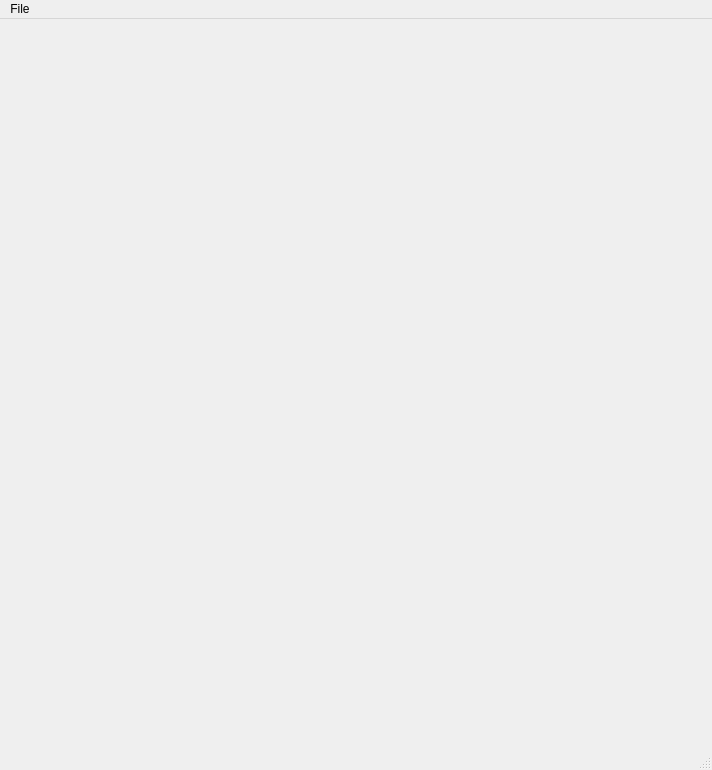
<?xml version="1.0" encoding="UTF-8"?>
<ui version="4.0">
 <class>MainWindow</class>
 <widget class="QMainWindow" name="MainWindow">
  <property name="geometry">
   <rect>
    <x>0</x>
    <y>0</y>
    <width>712</width>
    <height>770</height>
   </rect>
  </property>
  <property name="sizePolicy">
   <sizepolicy hsizetype="Preferred" vsizetype="Preferred">
    <horstretch>0</horstretch>
    <verstretch>0</verstretch>
   </sizepolicy>
  </property>
  <property name="minimumSize">
   <size>
    <width>0</width>
    <height>0</height>
   </size>
  </property>
  <property name="windowTitle">
   <string>PyImageOCT V.0.1.0</string>
  </property>
  <property name="documentMode">
   <bool>false</bool>
  </property>
  <property name="tabShape">
   <enum>QTabWidget::Triangular</enum>
  </property>
  <widget class="QWidget" name="centralWidget">
   <layout class="QGridLayout" name="gridLayout">
    <property name="sizeConstraint">
     <enum>QLayout::SetFixedSize</enum>
    </property>
    <item row="1" column="1">
     <layout class="QGridLayout" name="centralLayout">
      <property name="sizeConstraint">
       <enum>QLayout::SetFixedSize</enum>
      </property>
      <item row="0" column="0" colspan="2">
       <widget class="QWidget" name="ScanGroupBox" native="true"/>
      </item>
      <item row="1" column="1">
       <widget class="QWidget" name="SpectrumWidget" native="true"/>
      </item>
      <item row="0" column="2" rowspan="4" colspan="2">
       <widget class="QWidget" name="DisplayWidget" native="true"/>
      </item>
      <item row="1" column="0">
       <widget class="QWidget" name="ProcessingGroupBox" native="true"/>
      </item>
      <item row="2" column="0" colspan="2">
       <widget class="QWidget" name="FileGroupBox" native="true"/>
      </item>
      <item row="3" column="0" colspan="2">
       <widget class="QWidget" name="ControlGroupBox" native="true"/>
      </item>
     </layout>
    </item>
    <item row="0" column="1">
     <spacer name="verticalSpacer">
      <property name="orientation">
       <enum>Qt::Vertical</enum>
      </property>
      <property name="sizeType">
       <enum>QSizePolicy::Maximum</enum>
      </property>
      <property name="sizeHint" stdset="0">
       <size>
        <width>0</width>
        <height>8</height>
       </size>
      </property>
     </spacer>
    </item>
    <item row="1" column="0">
     <spacer name="horizontalSpacer">
      <property name="orientation">
       <enum>Qt::Horizontal</enum>
      </property>
      <property name="sizeType">
       <enum>QSizePolicy::Maximum</enum>
      </property>
      <property name="sizeHint" stdset="0">
       <size>
        <width>8</width>
        <height>0</height>
       </size>
      </property>
     </spacer>
    </item>
   </layout>
  </widget>
  <widget class="QStatusBar" name="MainStatusBar">
   <property name="baseSize">
    <size>
     <width>0</width>
     <height>10</height>
    </size>
   </property>
  </widget>
  <widget class="QMenuBar" name="menubar">
   <property name="geometry">
    <rect>
     <x>0</x>
     <y>0</y>
     <width>712</width>
     <height>21</height>
    </rect>
   </property>
   <widget class="QMenu" name="menuPreferences">
    <property name="title">
     <string>File</string>
    </property>
    <addaction name="separator"/>
    <addaction name="actionSave_Configuration"/>
    <addaction name="actionLoad_Configuration"/>
    <addaction name="separator"/>
    <addaction name="actionSettings"/>
    <addaction name="separator"/>
    <addaction name="actionAbout"/>
   </widget>
   <addaction name="menuPreferences"/>
  </widget>
  <action name="actionSettings">
   <property name="text">
    <string>Global Settings</string>
   </property>
  </action>
  <action name="actionSpectralRadar">
   <property name="text">
    <string>SpectralRadar</string>
   </property>
  </action>
  <action name="actionDefaults">
   <property name="text">
    <string>Defaults</string>
   </property>
  </action>
  <action name="actionAbout">
   <property name="text">
    <string>About</string>
   </property>
  </action>
  <action name="actionSave_Configuration">
   <property name="text">
    <string>Save Configuration</string>
   </property>
  </action>
  <action name="actionLoad_Configuration">
   <property name="text">
    <string>Load Configuration</string>
   </property>
  </action>
 </widget>
 <resources/>
 <connections/>
</ui>
